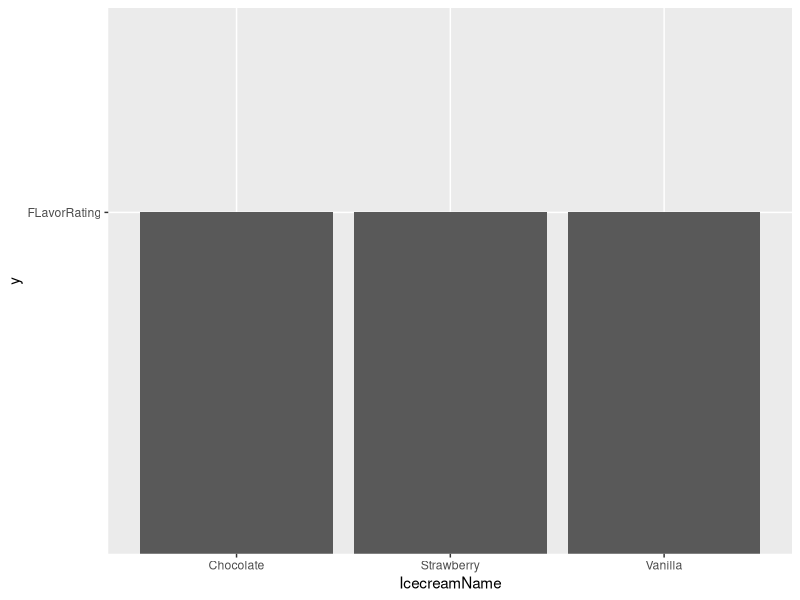

This chart was generated by the following R code:
## ---- chunk 1
icecreams <-data.frame("IcecreamName" = c("Vanilla","Chocolate","Strawberry"),"FlavorRating" = c(80,40,60) )

table(icecreams)
## ---- chunk 2
library(ggplot2)

ggplot(icecreams, aes(x=IcecreamName, y= "FLavorRating" )) +
  geom_bar(stat="identity")
